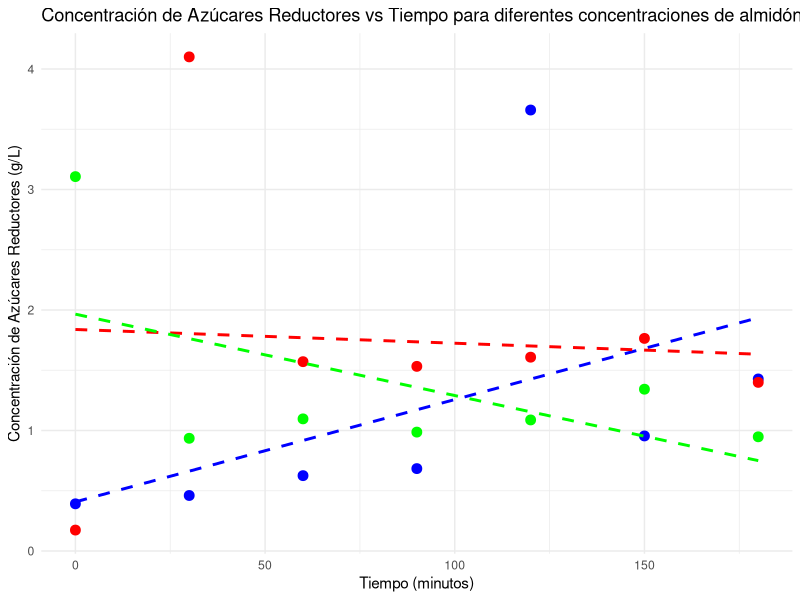

Generate this figure with R:
#Aqui van las cosas de tania

# Instala ggplot2 si aún no lo tienes
# install.packages("ggplot2")

# Cargar librerías necesarias
library(ggplot2)

# Datos de tiempo (minutos)
tiempo <- c(0, 30, 60, 90, 120, 150, 180)  # Tiempos en minutos

# Absorbancia para distintas concentraciones de almidón (2%, 7%, 13%)
abs_2 <- c(0.248, 0.287, 0.380, 0.413, 2.093, 0.566, 0.833)
abs_7 <- c(0.125, 2.342, 0.914, 0.892, 0.935, 1.023, 0.817)
abs_13 <- c(1.781, 0.555, 0.646, 0.584, 0.641, 0.785, 0.562)

# Convertir absorbancia a concentración de azúcares reductores usando una fórmula ficticia
# Aquí asumimos que la relación es [Azúcares Reductores] = m * Abs + c
# Ajustar los valores de 'm' y 'c' según la curva de calibración de tu experimento
m <- 1.7713
c <- -0.0478

# Calcular concentración de azúcares reductores para cada absorbancia
azucares_reductores_2 <- m * abs_2 + c
azucares_reductores_7 <- m * abs_7 + c
azucares_reductores_13 <- m * abs_13 + c

# Crear un dataframe con los datos
datos_2 <- data.frame(tiempo, azucares_reductores_2)
datos_7 <- data.frame(tiempo, azucares_reductores_7)
datos_13 <- data.frame(tiempo, azucares_reductores_13)

# Graficar los datos de azúcares reductores vs tiempo para las tres concentraciones de almidón
ggplot() +
  geom_point(data = datos_2, aes(x = tiempo, y = azucares_reductores_2), color = "blue", size = 3, label="2%") +
  geom_smooth(data = datos_2, aes(x = tiempo, y = azucares_reductores_2), method = "lm", se = FALSE, color = "blue", linetype = "dashed") +
  geom_point(data = datos_7, aes(x = tiempo, y = azucares_reductores_7), color = "red", size = 3, label="7%") +
  geom_smooth(data = datos_7, aes(x = tiempo, y = azucares_reductores_7), method = "lm", se = FALSE, color = "red", linetype = "dashed") +
  geom_point(data = datos_13, aes(x = tiempo, y = azucares_reductores_13), color = "green", size = 3, label="13%") +
  geom_smooth(data = datos_13, aes(x = tiempo, y = azucares_reductores_13), method = "lm", se = FALSE, color = "green", linetype = "dashed") +
  labs(title = "Concentración de Azúcares Reductores vs Tiempo para diferentes concentraciones de almidón",
       x = "Tiempo (minutos)",
       y = "Concentración de Azúcares Reductores (g/L)") +
  theme_minimal()

# Calcular la pendiente usando un modelo lineal para cada concentración
modelo_2 <- lm(azucares_reductores_2 ~ tiempo, data = datos_2)
modelo_7 <- lm(azucares_reductores_7 ~ tiempo, data = datos_7)
modelo_13 <- lm(azucares_reductores_13 ~ tiempo, data = datos_13)

# Mostrar los coeficientes del modelo (pendiente y ordenada al origen)
summary(modelo_2)
summary(modelo_7)
summary(modelo_13)

# Extraer la pendiente para cada concentración
pendiente_2 <- coef(modelo_2)[2]
pendiente_7 <- coef(modelo_7)[2]
pendiente_13 <- coef(modelo_13)[2]

# Parámetros adicionales para la actividad enzimática
volumen_ensayo <- 1  # Volumen del ensayo en mL (ajustar si es diferente)
coef_extincion_molar <- 6220  # Coeficiente de extinción molar para NADH (M^-1 cm^-1)
distancia_celda <- 1  # Distancia de la celda del espectrofotómetro (cm)

# Calcular la actividad enzimática (U.I.) para cada concentración
actividad_enzimatica_2 <- (pendiente_2 * volumen_ensayo) / (coef_extincion_molar * distancia_celda)
actividad_enzimatica_7 <- (pendiente_7 * volumen_ensayo) / (coef_extincion_molar * distancia_celda)
actividad_enzimatica_13 <- (pendiente_13 * volumen_ensayo) / (coef_extincion_molar * distancia_celda)

# Mostrar el valor de la actividad enzimática
cat("Actividad enzimática para 2%: ", actividad_enzimatica_2, "U.I.\n")
cat("Actividad enzimática para 7%: ", actividad_enzimatica_7, "U.I.\n")
cat("Actividad enzimática para 13%: ", actividad_enzimatica_13, "U.I.\n")